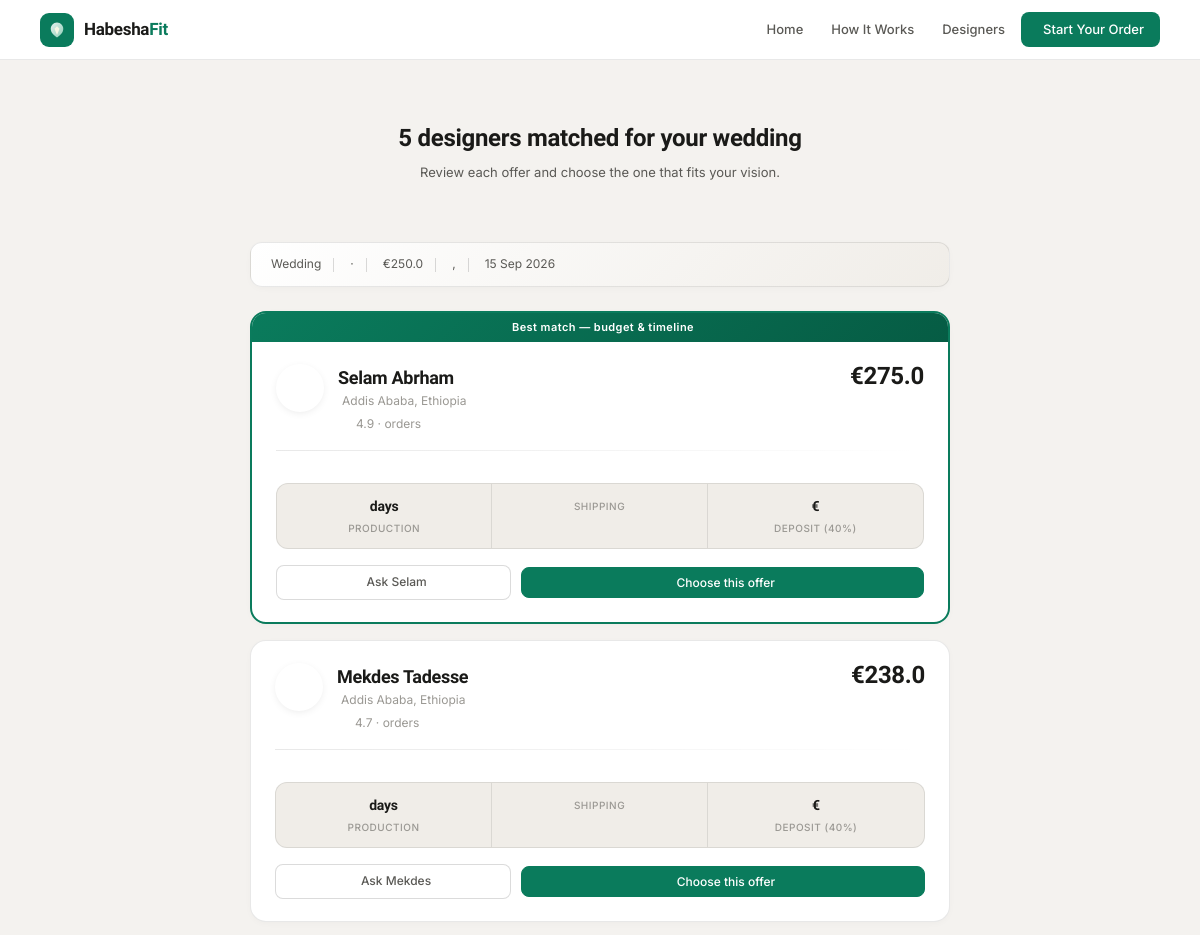
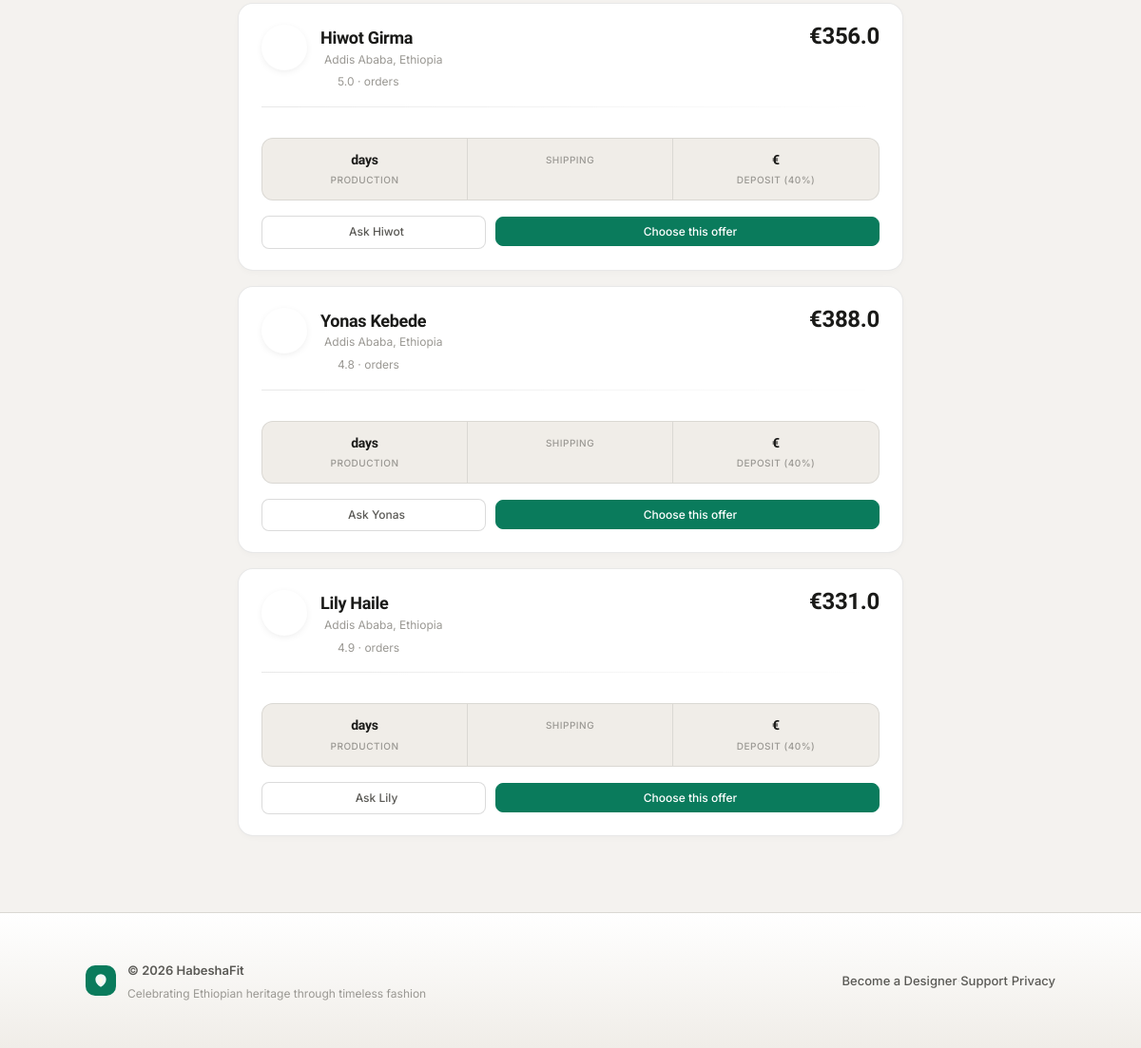
/offers/b20d3d7b, run on the app's committed database (2 pictures, top to bottom).
### app/db/models.py (models this page shows)
class OutfitRequest(Base):
    __tablename__ = "outfit_requests"
    id = Column(String(36), primary_key=True)
    client_id = Column(String(36), ForeignKey("users.id", ondelete="CASCADE"), nullable=False)
    event_type = Column(String(100), nullable=False)
    description = Column(Text)
    budget_min = Column(Float)
    budget_max = Column(Float)
    deadline = Column(DateTime)
    status = Column(SQLEnum(RequestStatus), default=RequestStatus.PENDING)
    created_at = Column(DateTime(timezone=True), server_default=func.now())
    client = relationship("User", back_populates="requests")
    offers = relationship("Offer", back_populates="request", cascade="all, delete-orphan")

### app/routes/web.py (the view)
@router.get("/offers/{request_id}", response_class=HTMLResponse)
async def offers(request: Request, request_id: str):
    request_data = await get_request(request_id)
    if not request_data:
        raise HTTPException(status_code=404, detail="Request not found")
    req_dict = {
        "id": request_data.id,
        "event_type": request_data.event_type,
        "description": request_data.description,
        "budget_min": request_data.budget_min,
        "budget_max": request_data.budget_max,
        "budget": str(request_data.budget_min),  # For template compatibility
        "deadline": request_data.deadline.isoformat() if request_data.deadline else None,
        "status": request_data.status.value if request_data.status else "pending",
    }
    offers_list = await generate_offers_for_request(req_dict)
    try:
        d = request_data.deadline
        if d:
            req_dict["event_date"] = d.strftime("%d %b %Y")
    except (ValueError, KeyError, AttributeError):
        pass
    return templates.TemplateResponse(request, "pages/offers.html", {
        "active_page": "offers",
        "order_request": req_dict,
        "offers": offers_list,
        "flash": None,
    })

### app/templates/pages/offers.html (shortened to what this page needs)
{% extends "layouts/base.html" %}
{% block content %}
<div class="page-wrap">
  <div class="offers-page">
    <div class="page-header-enhanced">
      <h1 class="page-hed">{{ offers|length }} designers matched for your {{ order_request.event_type|lower }}</h1>
      <p class="page-sub">Review each offer and choose the one that fits your vision.</p>
    </div>
    <div class="req-strip-enhanced">
      <div class="rtag">{{ order_request.event_type }}</div>
      <div class="rtag">{{ order_request.gender|capitalize }} · {{ order_request.size }}</div>
      <div class="rtag">€{{ order_request.budget }}</div>
      <div class="rtag">{{ order_request.city }}, {{ order_request.country }}</div>
      <div class="rtag">{{ order_request.event_date }}</div>
    </div>
    {% for offer in offers %}
    <div class="offer-card-enhanced {% if loop.first %}featured{% endif %}">
      {% if loop.first %}
      <div class="offer-top-badge-enhanced">
         Best match — budget & timeline
      </div>
      {% endif %}
      <div class="offer-body-enhanced">
        <div class="offer-head-enhanced">
          <div class="designer-av-enhanced" style="background:{{ offer.avatar_bg }}; color:{{ offer.avatar_color }}">
          </div>
          <div class="designer-info-enhanced">
            <div class="designer-name-enhanced">{{ offer.designer_name }}</div>
            <div class="designer-loc-enhanced">{{ offer.location }}</div>
            <div class="designer-stars-enhanced">
              <span class="star-count-enhanced">{{ offer.rating }} · {{ offer.order_count }} orders</span>
            </div>
          </div>
          <div class="offer-price-enhanced">
            <div class="offer-price-main-enhanced">€{{ offer.price }}</div>
          </div>
        </div>
        <div class="offer-divider-enhanced"></div>
        <div class="offer-meta-enhanced">
          <div class="meta-cell-enhanced">
            <div class="meta-val-enhanced">{{ offer.production_days }} days</div>
            <div class="meta-label-enhanced">Production</div>
          </div>
          <div class="meta-cell-enhanced">
            <div class="meta-label-enhanced">Shipping</div>
          </div>
          <div class="meta-cell-enhanced">
            <div class="meta-val-enhanced">€{{ offer.deposit }}</div>
            <div class="meta-label-enhanced">Deposit (40%)</div>
          </div>
        </div>
        <div class="offer-actions-enhanced">
          <a href="/designers/{{ offer.designer_id }}/message" class="btn btn-secondary btn-sm-enhanced" style="flex:1; justify-content:center">
            Ask {{ offer.designer_name.split(' ')[0] }}
          </a>
          <form method="POST" action="/offers/{{ offer.id }}/choose?request_id={{ order_request.id }}" style="flex:2">
            <button type="submit" class="btn btn-primary btn-sm-enhanced" style="width:100%">
              Choose this offer
            </button>
          </form>
        </div>
      </div>
    </div>
    {% endfor %}
  </div>
</div>
{% endblock %}

### app/templates/layouts/base.html (shortened to what this page needs)
<!DOCTYPE html>
<html lang="en">
<head>
  <link rel="stylesheet" href="https://cdn.jsdelivr.net/npm/@tabler/icons-webfont@latest/dist/tabler-icons.min.css">
  <link rel="stylesheet" href="/static/css/habeshafit.css">
</head>
<body>
  <nav class="nav">
    <a href="/" class="nav-logo">
      <div class="nav-mark">
      </div>
      <span class="nav-name">Habesha<span>Fit</span></span>
    </a>
    <div class="nav-links">
      <a href="/" class="nav-link {% if active_page == 'home' %}active{% endif %}">Home</a>
      <a href="/how-it-works" class="nav-link {% if active_page == 'how' %}active{% endif %}">How It Works</a>
      <a href="/designers" class="nav-link {% if active_page == 'designers' %}active{% endif %}">Designers</a>
      <a href="/request/new" class="nav-cta">
        Start Your Order
      </a>
    </div>
  </nav>
  <main>
    {% block content %}{% endblock %}
  </main>
  <footer style="border-top:1px solid var(--border); margin-top:80px; padding:48px 0; background:linear-gradient(180deg, var(--surf) 0%, var(--surf-1) 100%)">
    <div class="page-wrap flex items-center" style="justify-content:space-between; flex-wrap:wrap; gap:16px;">
      <div class="flex items-center gap-12">
        <div class="nav-mark" style="width:32px;height:32px;border-radius:10px">
          <svg viewBox="0 0 32 32" fill="none" aria-hidden="true" style="width:18px;height:18px">
            <path d="M16 4C10 4 6 9 6 14C6 20 10 24 16 28C22 24 26 20 26 14C26 9 22 4 16 4Z" fill="white" opacity="0.95"/>
            <path d="M12 14L16 10L20 14L16 24Z" fill="#FEF9E7" opacity="0.9"/>
          </svg>
        </div>
        <div>
          <span style="font-size:13px;color:var(--ink-2);font-weight:600">© 2026 HabeshaFit</span>
          <p style="font-size:12px;color:var(--ink-3);margin-top:4px">Celebrating Ethiopian heritage through timeless fashion</p>
        </div>
      </div>
      <div class="flex gap-16" style="font-size:13px;color:var(--ink-3)">
        <a href="/designers/apply" style="color:var(--ink-2);font-weight:500;transition:color 0.2s">Become a Designer</a>
        <span style="color:var(--border)">·</span>
        <a href="#" style="color:var(--ink-2);font-weight:500;transition:color 0.2s">Support</a>
        <span style="color:var(--border)">·</span>
        <a href="#" style="color:var(--ink-2);font-weight:500;transition:color 0.2s">Privacy</a>
      </div>
    </div>
  </footer>
</body>
</html>

### data on the page
OutfitRequest: event_type "wedding", event_type "Wedding", event_date "15 Sep 2026"

### other printed values
{{ offers|length }} "5"
{{ order_request.budget }} "250.0"
{{ offer.designer_name }} "Selam Abrham" "Mekdes Tadesse" "Hiwot Girma" "Yonas Kebede" "Lily Haile"
{{ offer.location }} "Addis Ababa, Ethiopia" "Addis Ababa, Ethiopia" "Addis Ababa, Ethiopia" "Addis Ababa, Ethiopia" "Addis Ababa, Ethiopia"
{{ offer.rating }} "4.9" "4.7" "5.0" "4.8" "4.9"
{{ offer.price }} "275.0" "238.0" "356.0" "388.0" "331.0"
{{ offer.designer_name.split(' ')[0] }} "Selam" "Mekdes" "Hiwot" "Yonas" "Lily"
